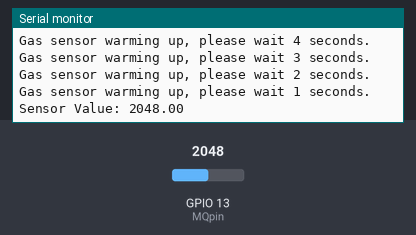
The sketch below on a simulated ESP32. Parts: the last lines printed to the serial monitor. Inputs (shaded band) come from the test bench; at power-on: GPIO 13 (MQpin) = 2048.

Above: at 12.2 s.
12.3 s: GPIO 13 (MQpin) set to 2866
At 13.5 s:
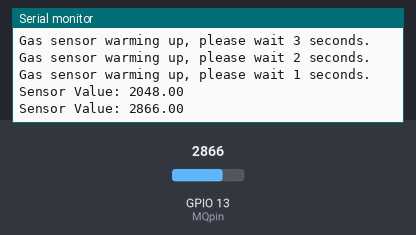
14.8 s: GPIO 13 (MQpin) set to 3603
At 16.3 s:
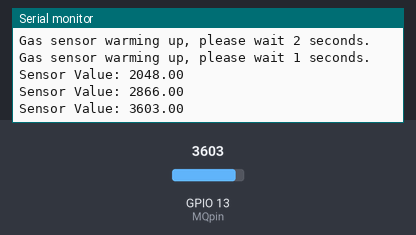
Timing chart, 0 to 17.8 s (numbered marks = the images above; inputs shaded):
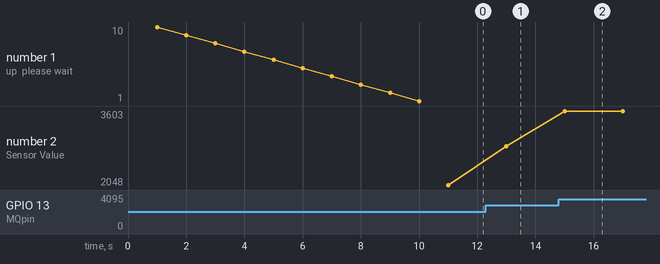

The sketch:

MQ-Sensors.ino
```cpp
/*
  MQ Gas Sensor Simple test
  mq-simple-test.ino
  Tests operation of MQ-series resistive gas sensors

  DroneBot Workshop 2022
  https://dronebotworkshop.com
*/

// Define analog input pin for sensor (change as required)
#define MQpin (13)

// Variable to store sensor value
float sensorValue;

void setup()
{
  // Set serial port
  Serial.begin(115200);

  delay(1000);

  // Warm up sensor for 10 seconds
  Serial.println("Gas sensor requires warm-up period");
  for (int i = 10; i >= 1; i--) {
    Serial.print("Gas sensor warming up, please wait ");
    Serial.print(i);
    Serial.println(" seconds.");
    delay(1000);
  }

}

void loop()
{

  // Read sensor pin value
  sensorValue = analogRead(MQpin);

  Serial.print("Sensor Value: ");
  Serial.println(sensorValue);

  // Delay between readings
  delay(2000);

}
```

Measured:
- after the input at 12.3 s, the serial monitor: prints a new line after 0.70 s (image 1)
- after the input at 14.8 s, the serial monitor: prints a new line after 0.20 s (image 2)
- plotted number 2: 2048 → 2866 after the input at 12.3 s, 2866 → 3603 after the input at 14.8 s
